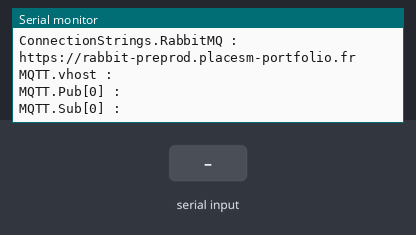
Simulated run of this sketch. Board: Arduino Uno, built with avr-gcc and run on an emulated ATmega328P. Shown: the last lines printed to the serial monitor. The test bench sets the inputs (shaded band).

Above: at 1.4 s.
1.5 s: "+" received over Serial
At 2.7 s:
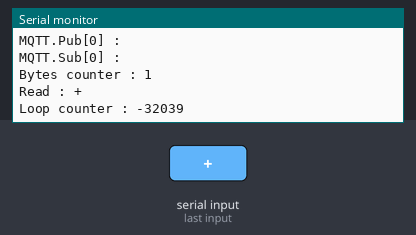
3.0 s: "1" received over Serial
At 4.5 s:
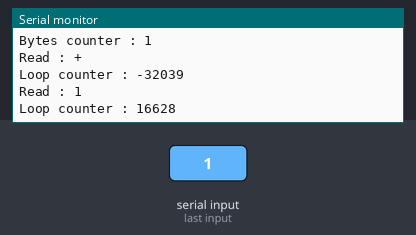

The sketch:

SecureCane_Client.ino
```cpp
#include <ArduinoJson.h>

struct ConnectionStrings {
  char backendUrl[64];
  char rabbitUrl[64];
};

struct MQTT {
  char *vhost;
  char **pubs;
  char **subs;
};

// Our configuration structure.
//
// Never use a JsonDocument to store the configuration!
// A JsonDocument is *not* a permanent storage; it's only a temporary storage
// used during the serialization phase. See:
// https://arduinojson.org/v6/faq/why-must-i-create-a-separate-config-object/
struct Config {
  // char hostname[64];
  // int port;
  ConnectionStrings connectionStrings;
  MQTT mqtt;
};


const char *filename = "{\"urls\": {\"b\":\"https://test-preprod.placesm-portfolio.fr\",\"r\":\"https://rabbit-preprod.placesm-portfolio.fr\"},\"MQTT\": {\"Vhost\": \"\\vhost\",\"Pub\": [\"GeoLoc\",\"WellArrived\",\"Accident\",\"InternalSoftwareCrash\"],\"Sub\": [\"CallToAction\",\"UpdateInternalSoftware\"]}}";  // <- SD library
const int capacity = JSON_OBJECT_SIZE(3) + JSON_OBJECT_SIZE(2) + JSON_OBJECT_SIZE(3) + 2*JSON_ARRAY_SIZE(2);
Config config;                       // <- global configuration object

// Loads the configuration from a file
void loadConfiguration(const char *filename, Config &config) {
  // Open file for reading
  // File file = SD.open(filename);
// Compute the required size
  // Allocate a temporary JsonDocument
  // Don't forget to change the capacity to match your requirements.
  // Use https://arduinojson.org/v6/assistant to compute the capacity.
  StaticJsonDocument<1512> doc;

  // Deserialize the JSON document
  DeserializationError error = deserializeJson(doc, filename);
  if (error)
    Serial.println(F("Failed to read string, using default configuration"));


  // Copy values from the JsonDocument to the Config
  //config.hello = doc["hello"] | "2731";

  strlcpy(config.connectionStrings.backendUrl,                     // <- destination
          doc["urls"]["b"] | "example.com",  // <- source
          sizeof(config.connectionStrings.backendUrl));            // <- destination's capacity

  strlcpy(config.connectionStrings.rabbitUrl,                     // <- destination
          doc["urls"]["r"] | "example.com",  // <- source
          sizeof(config.connectionStrings.rabbitUrl));            // <- destination's capacity

  strlcpy(config.mqtt.vhost,                     // <- destination
          doc["MQTT"]["Vhost"] | "/vhost",  // <- source
          sizeof(config.mqtt.vhost));            // <- destination's capacity
  strlcpy(config.mqtt.pubs[0],                     // <- destination
          doc["MQTT"]["Pub"][0] | NULL,  // <- source
          sizeof(char *));            // <- destination's capacity
  strlcpy(config.mqtt.subs[0],                     // <- destination
          doc["MQTT"]["Sub"][0] | NULL,  // <- source
          sizeof(char *));            // <- destination's capacity
  // Close the file (Curiously, File's destructor doesn't close the file)
  //file.close();
}

void testLoading(Config &config) {
  Serial.print("ConnectionStrings.BackendUrl : ");
  Serial.println(config.connectionStrings.backendUrl);
  Serial.println();
  Serial.print("ConnectionStrings.RabbitMQ : ");
  Serial.print(config.connectionStrings.rabbitUrl);
  Serial.println();
  Serial.print("MQTT.vhost : ");
  Serial.print(config.mqtt.vhost);
  Serial.println();
  Serial.print("MQTT.Pub[0] : ");
  Serial.print(config.mqtt.pubs[0]);
  Serial.println();
  Serial.print("MQTT.Sub[0] : ");
  Serial.print(config.mqtt.subs[0]);
  Serial.println();

}


void setup() {
  // Initialize Serial port (DEBUG)
  Serial.begin(9600);
  while (!Serial) continue;
  Serial.println();

  // Initialize SIM port
  // truc.Begin ??

  // Init config (with http call ??)
  loadConfiguration(filename, config);

  Serial.println();
  Serial.println();
  Serial.println("--------- TESTS CONFIGURATION ---------");
  testLoading(config);
  Serial.println();
  Serial.println();
  Serial.println();

  return;

  //
  // Allocate the JSON document
  // Inside the brackets, 200 is the RAM allocated to this document.
  // Don't forget to change this value to match your requirement.
  // Use arduinojson.org/v6/assistant to compute the capacity.
  StaticJsonDocument<200> doc;

  // StaticJsonObject allocates memory on the stack, it can be
  // replaced by DynamicJsonDocument which allocates in the heap.
  //
  // DynamicJsonDocument  doc(200);

  // Add values in the document
  //
  doc["sensor"] = "gps";
  doc["time"] = 1351824120;

  // Add an array.
  //
  JsonArray data = doc.createNestedArray("data");
  data.add(48.756080);
  data.add(2.302038);

  // Generate the minified JSON and send it to the Serial port.
  //
  serializeJson(doc, Serial);
  // The above line prints:
  // {"sensor":"gps","time":1351824120,"data":[48.756080,2.302038]}

  // Start a new line
  Serial.println();

  // Generate the prettified JSON and send it to the Serial port.
  //
  serializeJsonPretty(doc, Serial);
  // The above line prints:
  // {
  //   "sensor": "gps",
  //   "time": 1351824120,
  //   "data": [
  //     48.756080,
  //     2.302038
  //   ]
  // }
}

char incomingByte = 0;
int byteCounter = 0;
int loopCounter = 0;
char *namePtr;
void loop() {
   // send data only when you receive data:
  if (Serial.available() > 0){
    // read the incoming byte:
    incomingByte = (char)Serial.read();
    byteCounter++;
    if (incomingByte == '+'){
      Serial.print("Bytes counter : ");
      Serial.println(byteCounter);
    }
    // say what you got:
    Serial.print("Read : ");
    Serial.println(incomingByte);
    Serial.print("Loop counter : ");
    Serial.println(loopCounter);
  }
  loopCounter++;
}
```

Measured:
- after the input at 1.5 s, the serial monitor: prints a new line at once (image 1)
- after the input at 3.0 s, the serial monitor: prints a new line at once (image 2)
